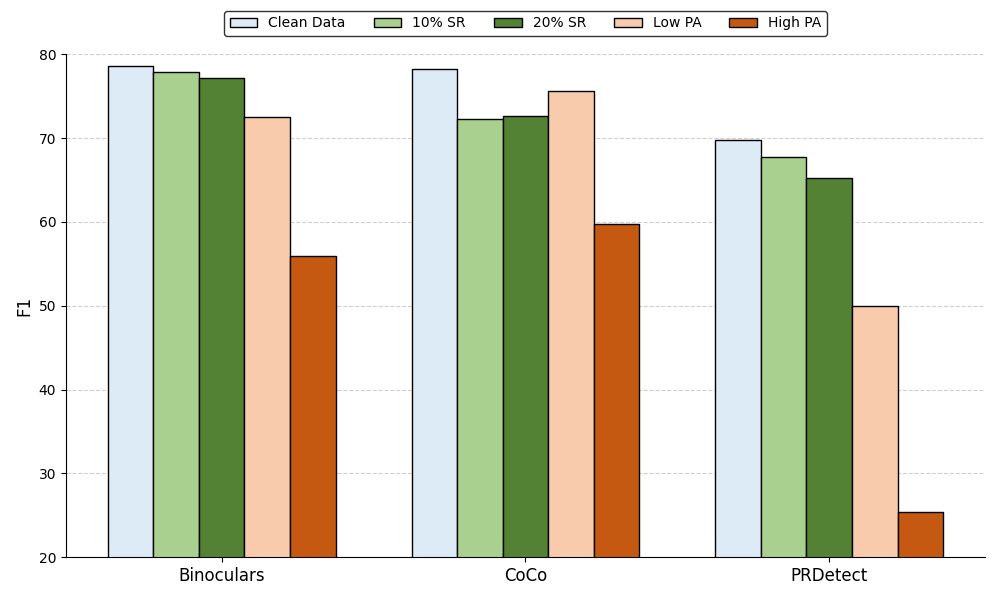

The script that drew this image:
import matplotlib
# 必须在导入 pyplot 之前设置后端
matplotlib.use('TkAgg')
import matplotlib.pyplot as plt
import numpy as np

# ==========================================
# 1. 设置配色方案 (提取自你的框架图)
# ==========================================
# Clean Data: 对应 (a) 中的中心圆圈颜色
color_clean = '#DDEBF7'  # 淡蓝色/灰色

# SR Attacks: 对应 (b) 中 Synonym Replacement 的箭头颜色
color_sr_5 = '#A9D08E'   # 浅绿色 (5%)
color_sr_20 = '#548235'  # 深绿色 (20%)

# PA Attacks: 对应 (b) 中 Paraphrasing Attack 的箭头颜色
color_pa_low = '#F8CBAD'   # 浅橙色 (Low)
color_pa_high = '#C65911'  # 深橙色 (High)

# 边框颜色 (用于模拟图中的深绿色边框)
edge_color = '#000'

# ==========================================
# 2. 准备数据 (示例数据，请替换为真实值)
# ==========================================
models = ['Binoculars', 'CoCo', 'PRDetect']
x = np.arange(len(models))  # 模型的位置
width = 0.15  # 柱子的宽度

# 模拟的 ACC 数据 (0-100)
# Clean Data
acc_clean = [78.64, 78.29, 69.77]
# Synonym Replacement (SR)
acc_sr_5 = [77.88, 72.24, 67.77]
acc_sr_20 = [77.18, 72.59, 65.23]
# Paraphrasing Attack (PA)
acc_pa_low = [72.56, 75.59, 50.01]
acc_pa_high = [55.89, 59.71, 25.38]

# ==========================================
# 3. 绘图
# ==========================================
fig, ax = plt.subplots(figsize=(10, 6))

# 绘制分组柱状图
# 注意：为了让柱子居中，我们需要减去总宽度的一半 (width * 2.5)
rects1 = ax.bar(x - width*2, acc_clean, width, label='Clean Data', color=color_clean, edgecolor=edge_color, linewidth=1)
rects2 = ax.bar(x - width, acc_sr_5, width, label='10% SR', color=color_sr_5, edgecolor=edge_color, linewidth=1)
rects3 = ax.bar(x, acc_sr_20, width, label='20% SR', color=color_sr_20, edgecolor=edge_color, linewidth=1)
rects4 = ax.bar(x + width, acc_pa_low, width, label='Low PA', color=color_pa_low, edgecolor=edge_color, linewidth=1)
rects5 = ax.bar(x + width*2, acc_pa_high, width, label='High PA', color=color_pa_high, edgecolor=edge_color, linewidth=1)

# ==========================================
# 4. 美化细节
# ==========================================
# 设置标题和标签
ax.set_ylabel('F1', fontsize=24)
# ax.set_title('Robustness Evaluation under Perturbation Attacks', fontsize=14, fontweight='bold', pad=20)
ax.set_xticks(x)
ax.set_xticklabels(models, fontsize=20)
# 2. 设置 Y轴刻度标签大小 (添加这一行)
ax.tick_params(axis='y', labelsize=16)
ax.set_ylim(20, 80)  # 设置Y轴范围，留出图例空间

# 添加图例 (放在上方，横向排列，类似框架图的布局)
ax.legend(loc='upper center', bbox_to_anchor=(0.5, 1.14), ncol=5, frameon=True, edgecolor=edge_color, fontsize=15)

# 添加网格线 (仅Y轴，虚线，增加可读性)
ax.yaxis.grid(True, linestyle='--', alpha=0.6)
ax.set_axisbelow(True)

# 去掉顶部和右侧边框
ax.spines['top'].set_visible(False)
ax.spines['right'].set_visible(False)
ax.spines['left'].set_color(edge_color)
ax.spines['bottom'].set_color(edge_color)

plt.tight_layout()

plt.savefig('robustness_results.pdf', format='pdf', bbox_inches='tight')

plt.show()
